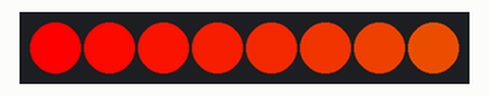
A program run on a simulated BBC micro:bit running MicroPython. Shown: 8 RGB LEDs in strip order, left to right.

Above: at 0.15 s.
At 5.03 s:
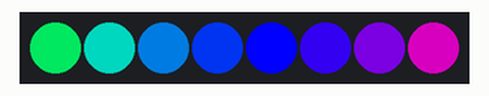
At 10.04 s:
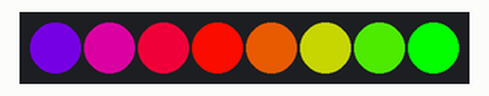
At 19.91 s:
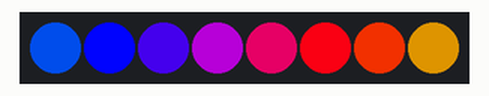
At 29.78 s:
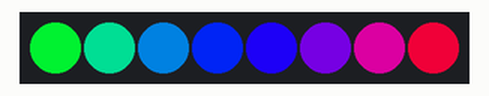
At 39.65 s:
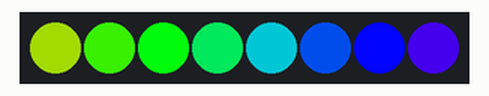
Timing chart, 0 to 40.0 s (numbered marks = the images above):
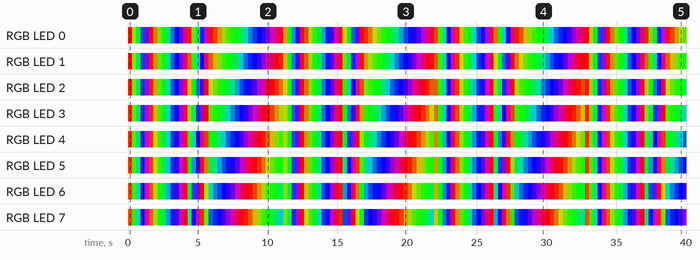

Measured:
- by itself, RGB LED 1: off → RGB(246, 9, 0) at 0.00 s, → RGB(96, 159, 0) 0.30 s later, → RGB(0, 201, 54) 0.30 s later, → RGB(0, 51, 204) 0.30 s later, … (130 changes in this stretch)
- by itself, RGB LED 6: off → RGB(201, 54, 0) at 0.00 s, → RGB(51, 204, 0) 0.30 s later, → RGB(0, 156, 99) 0.30 s later, → RGB(0, 6, 249) 0.30 s later, … (130 changes in this stretch)

The program:

neopixel_rainbow.py
```python
# Add your Python code here. E.g.
from microbit import *
import neopixel

# Setup the Neopixel strip on pin0 with a length of 8 pixels
np = neopixel.NeoPixel(pin2, 8)

def wheel(wheel_pos):
    wheel_pos = 255 - wheel_pos % 255
    if (wheel_pos < 85):
        return (255-wheel_pos*3,0,wheel_pos*3)
    elif (wheel_pos < 170):
        wheel_pos -= 85
        return (0, wheel_pos*3, 255-wheel_pos*3)
    else:
        wheel_pos -= 170
        return (wheel_pos*3, 255-wheel_pos*3,0)

def rainbow(wait_time=5,multiplier=3):
    for i in range(0,256-len(np)):
        for pixel_id in range(0,len(np)):
            np[pixel_id] = wheel(i+(pixel_id*multiplier))
        np.show()
        sleep(wait_time)

while True:
    rainbow()
    rainbow(wait_time=10)
    rainbow(multiplier=15)
    rainbow(20,20)
```
